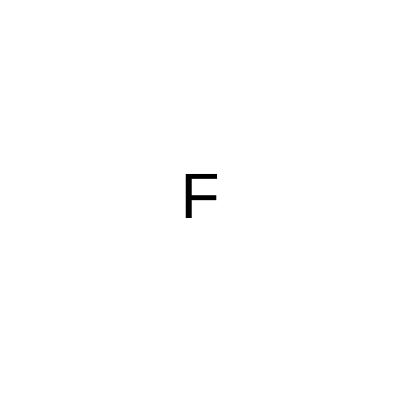
Frame 1 (no input)
Frame 60 (no input): identical to frame 1, image omitted
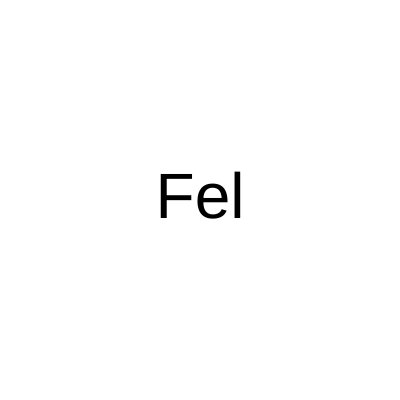
Frame 120 (the mouse pressed at the canvas centre since frame 60)

The p5.js sketch that drew these frames (run headless with seeded random() and noise() and a simulated clock; from frame 60 on, the mouse is pressed at the canvas centre):

// p5.js sketch
// ── sketch.js
let palavra;

function setup() {
  createCanvas(400, 400);

  palavra = palavraAleatoria();
  
}

function palavraAleatoria() {
  
  let palavras = ["Felipe", "Felizcidade", "Feliz"];
  
  return random(palavras);
}

function inicializaCores() {
  background("white");
  fill("black");
  textSize(64);
  textAlign(CENTER, CENTER);
}

function palavraParcial(minimo, maximo) {
  let quantidade = map(mouseX, minimo, maximo, 1, palavra.length);
  let parcial = palavra.substring(0, quantidade);
  return parcial;
}

function draw() {
  
  inicializaCores();

  let texto = palavraParcial(0, width);
    
  text(texto, 200, 200);
  
}

function modoNoturno(horario) {
  if (horario > 18) {
    console.log("Come to brazil, please?");
  } else {
    console.log("projeto por Felipe H.");
  }
}

modoNoturno(15);
modoNoturno(20);
// ── Game.html
let palavra;

function setup() {
  createCanvas(400, 400);

  palavra = palavraAleatoria();
  
}

function palavraAleatoria() {
  
  let palavras = ["Felipe", "Felizcidade", "Feliz"];
  
  return random(palavras);
}

function inicializaCores() {
  background("white");
  fill("black");
  textSize(64);
  textAlign(CENTER, CENTER);
}

function palavraParcial(minimo, maximo) {
  let quantidade = map(mouseX, minimo, maximo, 1, palavra.length);
  let parcial = palavra.substring(0, quantidade);
  return parcial;
}

function draw() {
  
  inicializaCores();

  let texto = palavraParcial(0, width);
    
  text(texto, 200, 200);
  
}

function modoNoturno(horario) {
  if (horario > 18) {
    console.log("Come to brazil, please?");
  } else {
    console.log("projeto por Felipe H.");
  }
}

modoNoturno(15);
modoNoturno(20);
